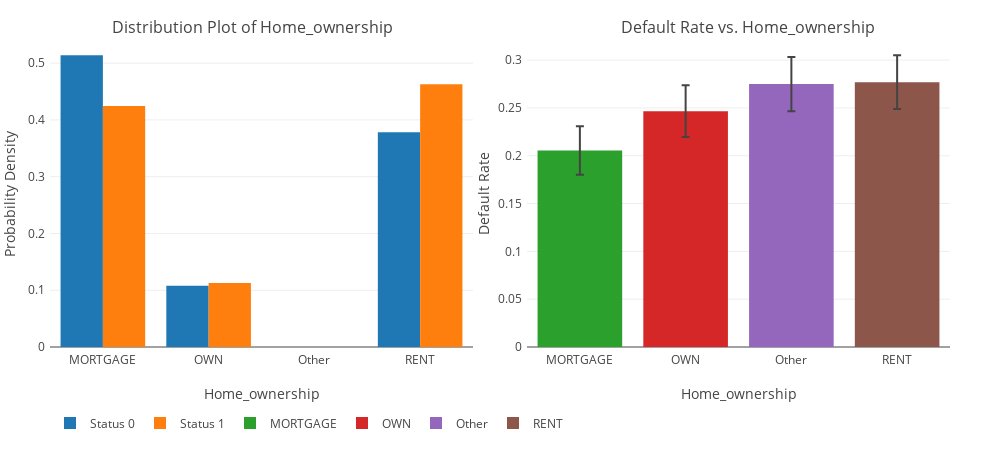

Source (notebook cell):
### Code cell
# home_ownership
feature = 'home_ownership'
iplot(discrete_plot(data=train, feature=feature, width=1000, height=450))

### Figure 1 — Plotly figure (JSON) as saved in the notebook; plotly's stock layout.template omitted (floating-point values rounded to 4 significant figures)
{"data": [{"name": "Status 0", "type": "bar", "uid": "87dad53a-910b-11e8-b53d-88e9fe51b829", "x": ["MORTGAGE", "OWN", "Other", "RENT"], "xaxis": "x", "y": [0.5138, 0.1078, 5.273e-05, 0.3784], "yaxis": "y"}, {"name": "Status 1", "type": "bar", "uid": "87dbf6b0-910b-11e8-877d-88e9fe51b829", "x": ["MORTGAGE", "OWN", "Other", "RENT"], "xaxis": "x", "y": [0.4245, 0.1127, 6.388e-05, 0.4628], "yaxis": "y"}, {"error_y": {"array": [0.02534], "visible": true}, "name": "MORTGAGE", "type": "bar", "uid": "87e8de52-910b-11e8-baa4-88e9fe51b829", "x": ["MORTGAGE"], "xaxis": "x2", "y": [0.2055], "yaxis": "y2"}, {"error_y": {"array": [0.02703], "visible": true}, "name": "OWN", "type": "bar", "uid": "87eb8274-910b-11e8-b872-88e9fe51b829", "x": ["OWN"], "xaxis": "x2", "y": [0.2466], "yaxis": "y2"}, {"error_y": {"array": [0.02836], "visible": true}, "name": "Other", "type": "bar", "uid": "87edf298-910b-11e8-b18c-88e9fe51b829", "x": ["Other"], "xaxis": "x2", "y": [0.275], "yaxis": "y2"}, {"error_y": {"array": [0.02806], "visible": true}, "name": "RENT", "type": "bar", "uid": "87f06d02-910b-11e8-b0ce-88e9fe51b829", "x": ["RENT"], "xaxis": "x2", "y": [0.2769], "yaxis": "y2"}], "layout": {"annotations": [{"font": {"size": 16}, "showarrow": false, "text": "Distribution Plot of Home_ownership", "x": 0.225, "xanchor": "center", "xref": "paper", "y": 1, "yanchor": "bottom", "yref": "paper"}, {"font": {"size": 16}, "showarrow": false, "text": "Default Rate vs. Home_ownership", "x": 0.775, "xanchor": "center", "xref": "paper", "y": 1, "yanchor": "bottom", "yref": "paper"}], "height": 450, "legend": {"orientation": "h", "xanchor": "auto", "y": -0.2}, "margin": {"b": 50, "l": 50, "pad": 4, "r": 50, "t": 40}, "width": 1000, "xaxis": {"anchor": "y", "domain": [0, 0.47], "title": "Home_ownership"}, "xaxis2": {"anchor": "y2", "domain": [0.53, 1], "title": "Home_ownership"}, "yaxis": {"anchor": "x", "domain": [0, 1], "title": "Probability Density"}, "yaxis2": {"anchor": "x2", "domain": [0, 1], "title": "Default Rate"}}}
